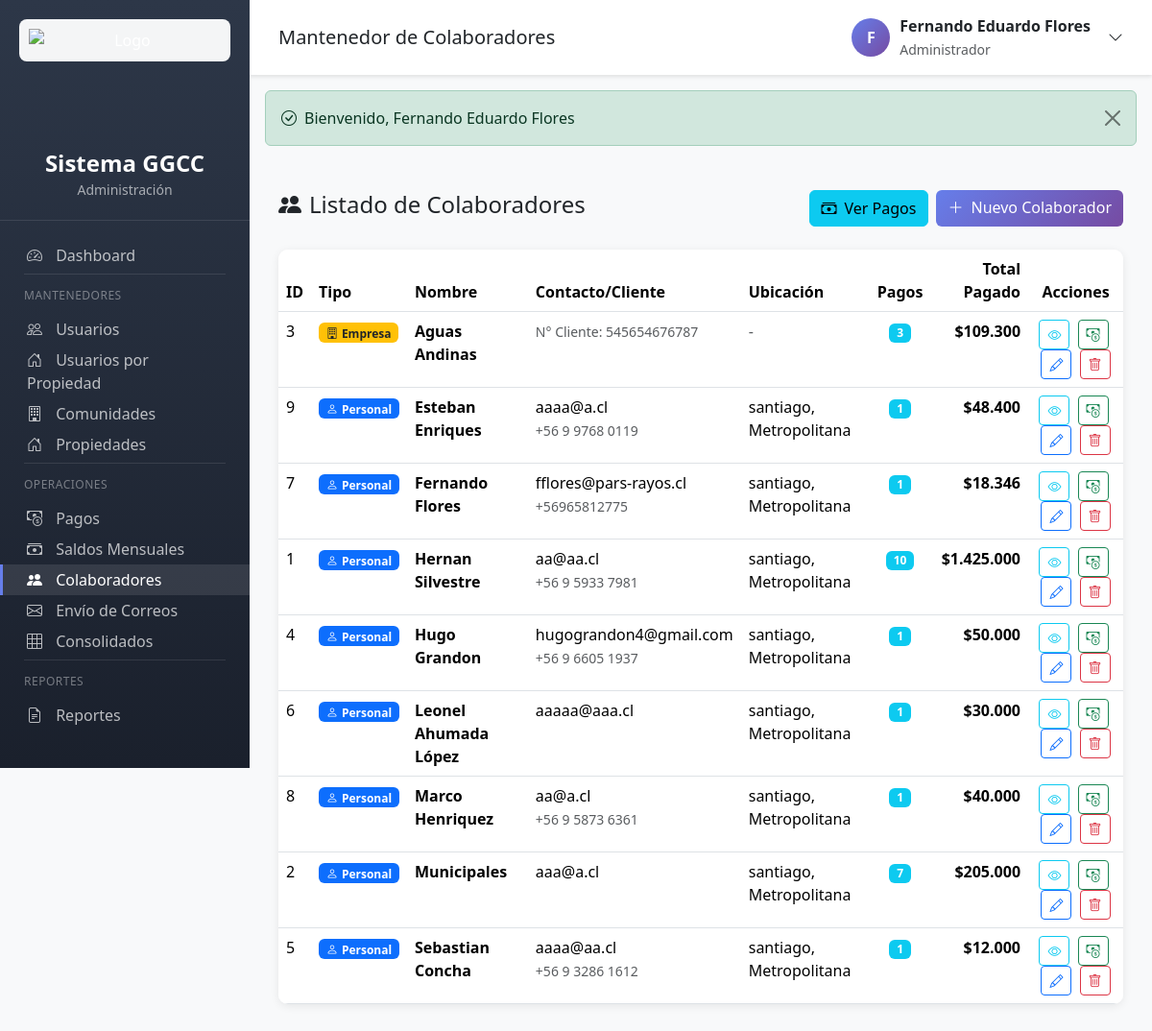
The app's page /colaboradores.php (signed in) with its own data.
### tables this page shows
CREATE TABLE `colaboradores` (
  `id` int(11) NOT NULL AUTO_INCREMENT,
  `tipo_colaborador` enum('personal','empresa') DEFAULT 'personal',
  `nombre` varchar(100) NOT NULL,
  `email` varchar(100) NOT NULL,
  `whatsapp` varchar(20) DEFAULT NULL,
  `direccion` text NOT NULL,
  `region` varchar(100) NOT NULL,
  `comuna` varchar(100) NOT NULL,
  `activo` tinyint(1) DEFAULT 1,
  `created_at` timestamp NOT NULL DEFAULT current_timestamp(),
  `updated_at` timestamp NOT NULL DEFAULT current_timestamp() ON UPDATE current_timestamp(),
  `banco` varchar(100) DEFAULT NULL,
  `tipo_cuenta` enum('corriente','vista') DEFAULT NULL,
  `numero_cuenta` varchar(50) DEFAULT NULL,
  `numero_cliente` varchar(50) DEFAULT NULL,
  PRIMARY KEY (`id`),
  KEY `idx_nombre` (`nombre`),
  KEY `idx_activo` (`activo`),
  KEY `idx_comuna` (`comuna`)
);

### app/controllers/ColaboradoresController.php (called while the page is built, shortened)
<?php
class ColaboradoresController {
    private Colaborador $colaboradorModel;
    public function __construct() {
        $this->colaboradorModel = new Colaborador();
    }
    public function index(): void {
        $pagination = getPaginationParams(20);
        $colaboradores = $this->colaboradorModel->getAllWithPagosCountPaginated($pagination['offset'], $pagination['perPage']);
        require_once VIEWS_PATH . '/colaboradores/index.php';
    }
}

### config/config.php (called while the page is built, shortened)
<?php
spl_autoload_register(function ($class) {
    $paths = [
        APP_PATH . '/controllers/',
        APP_PATH . '/models/',
        APP_PATH . '/helpers/'
    ];
    foreach ($paths as $path) {
        $file = $path . $class . '.php';
        if (file_exists($file)) {
            return;
        }
    }
});
function e(string $text): string {
    return htmlspecialchars($text, ENT_QUOTES, 'UTF-8');
}
function formatMoney(float $amount): string {
    return '$' . number_format($amount, 0, ',', '.');
}
require_once APP_PATH . '/helpers/PaginationHelper.php';

### config/database.php (called while the page is built, shortened)
<?php
class Database {
    private static ?PDO $instance = null;
    public static function getConnection(): PDO {
        if (self::$instance === null) {
            try {
                $dsn = "mysql:host=" . DB_HOST . ";dbname=" . DB_NAME . ";charset=" . DB_CHARSET;
                $options = [
                    PDO::ATTR_ERRMODE => PDO::ERRMODE_EXCEPTION,
                    PDO::ATTR_DEFAULT_FETCH_MODE => PDO::FETCH_ASSOC,
                    PDO::ATTR_EMULATE_PREPARES => false,
                    PDO::MYSQL_ATTR_INIT_COMMAND => "SET NAMES " . DB_CHARSET . " COLLATE utf8mb4_unicode_ci"
                ];
                self::$instance = new PDO($dsn, DB_USER, DB_PASS, $options);
            } catch (PDOException $e) {
                throw new Exception("Error de conexión a la base de datos: " . $e->getMessage());
            }
        }
        return self::$instance;
    }
}
function getDB(): PDO {
    return Database::getConnection();
}

### app/helpers/PaginationHelper.php (called while the page is built, shortened)
<?php
class PaginationHelper {
    public static function getParams(int $defaultPerPage = 20): array {
        $page = isset($_GET['page']) ? (int) $_GET['page'] : 1;
        $perPage = isset($_GET['per_page']) ? (int) $_GET['per_page'] : $defaultPerPage;
        $offset = ($page - 1) * $perPage;
        return [
            'page' => $page,
            'perPage' => $perPage,
            'offset' => $offset
        ];
    }
}
function getPaginationParams(int $defaultPerPage = 20): array {
    return PaginationHelper::getParams($defaultPerPage);
}

### app/models/Model.php (called while the page is built, shortened)
<?php
abstract class Model {
    public function __construct() {
        $this->db = getDB();
    }
}

### app/models/Colaborador.php (called while the page is built, shortened)
<?php
require_once __DIR__ . '/Model.php';
class Colaborador extends Model {
    protected string $table = 'colaboradores';
    public function getAllWithPagosCountPaginated(int $offset, int $limit): array {
        $sql = "SELECT c.*,
                       COUNT(pc.id) as total_pagos,
                       COALESCE(SUM(pc.monto), 0) as total_pagado
                FROM {$this->table} c
                LEFT JOIN pagos_colaboradores pc ON c.id = pc.colaborador_id
                WHERE c.activo = 1
                GROUP BY c.id
                ORDER BY c.nombre ASC
                LIMIT :limit OFFSET :offset";
        $stmt = $this->db->prepare($sql);
        $stmt->bindValue(':limit', $limit, PDO::PARAM_INT);
        $stmt->bindValue(':offset', $offset, PDO::PARAM_INT);
        $stmt->execute();
        return $stmt->fetchAll();
    }
}

### app/views/colaboradores/index.php (the view, shortened to what this page needs)
<?php
require_once __DIR__ . '/../partials/header.php';
?>
<div class="d-flex justify-content-between align-items-center mb-4">
    <h4><i class="bi bi-people-fill me-2"></i>Listado de Colaboradores</h4>
    <div class="d-flex gap-2">
        <a href="colaboradores.php?action=pagos" class="btn btn-info">
            <i class="bi bi-cash-stack me-2"></i>Ver Pagos
        </a>
        <a href="colaboradores.php?action=create" class="btn btn-primary-custom">
            <i class="bi bi-plus-lg me-2"></i>Nuevo Colaborador
        </a>
    </div>
</div>
<div class="table-container">
    <div class="table-body">
        <table class="table table-hover mb-0">
            <thead>
                <tr>
                    <th>ID</th>
                    <th>Tipo</th>
                    <th>Nombre</th>
                    <th>Contacto/Cliente</th>
                    <th>Ubicación</th>
                    <th class="text-center">Pagos</th>
                    <th class="text-end">Total Pagado</th>
                    <th class="text-center">Acciones</th>
                </tr>
            </thead>
            <tbody>
                <?php if (empty($colaboradores)): ?>
                    <tr>
                        <td colspan="8" class="text-center text-muted py-5">
                            <i class="bi bi-people display-4 d-block mb-3"></i>
                            No hay colaboradores registrados
                        </td>
                    </tr>
                <?php else: ?>
                    <?php foreach ($colaboradores as $colaborador):
                        $isEmpresa = ($colaborador['tipo_colaborador'] ?? 'personal') === 'empresa';
                        $tipoBadge = $isEmpresa ? 'bg-warning text-dark' : 'bg-primary';
                        $tipoIcon = $isEmpresa ? 'building' : 'person';
                        $tipoLabel = $isEmpresa ? 'Empresa' : 'Personal';
                    ?>
                        <tr>
                            <td><?= $colaborador['id'] ?></td>
                            <td>
                                <span class="badge <?= $tipoBadge ?>">
                                    <i class="bi bi-<?= $tipoIcon ?> me-1"></i><?= $tipoLabel ?>
                                </span>
                            </td>
                            <td>
                                <strong><?= e($colaborador['nombre']) ?></strong>
                            </td>
                            <td>
                                <?php if ($isEmpresa): ?>
                                    <small class="text-muted">N° Cliente: <?= e($colaborador['numero_cliente'] ?? 'N/A') ?></small>
                                <?php else: ?>
                                    <?= e($colaborador['email']) ?><br>
                                    <small class="text-muted"><?= e($colaborador['whatsapp']) ?></small>
                                <?php endif; ?>
                            </td>
                            <td>
                                <?php if ($isEmpresa): ?>
                                    <span class="text-muted">-</span>
                                <?php else: ?>
                                    <?= e($colaborador['comuna']) ?>, <?= e($colaborador['region']) ?>
                                <?php endif; ?>
                            </td>
                            <td class="text-center">
                                <span class="badge bg-info"><?= $colaborador['total_pagos'] ?></span>
                            </td>
                            <td class="text-end fw-bold">
                                <?= formatMoney((float)$colaborador['total_pagado']) ?>
                            </td>
                            <td class="text-center">
                                <a href="colaboradores.php?action=show&id=<?= $colaborador['id'] ?>"
                                   class="btn btn-sm btn-outline-info me-1" title="Ver Detalle">
                                    <i class="bi bi-eye"></i>
                                </a>
                                <a href="colaboradores.php?action=createPago&colaborador_id=<?= $colaborador['id'] ?>"
                                   class="btn btn-sm btn-outline-success me-1" title="Registrar Pago">
                                    <i class="bi bi-cash-coin"></i>
                                </a>
                                <a href="colaboradores.php?action=edit&id=<?= $colaborador['id'] ?>"
                                   class="btn btn-sm btn-outline-primary me-1" title="Editar">
                                    <i class="bi bi-pencil"></i>
                                </a>
                                <a href="colaboradores.php?action=delete&id=<?= $colaborador['id'] ?>"
                                   class="btn btn-sm btn-outline-danger"
                                   title="Eliminar"
                                   onclick="return confirm('¿Está seguro de eliminar este colaborador?')">
                                    <i class="bi bi-trash"></i>
                                </a>
                            </td>
                        </tr>
                    <?php endforeach; ?>
                <?php endif; ?>
            </tbody>
        </table>
    </div>
</div>
<?php require_once __DIR__ . '/../partials/footer.php'; ?>

### app/views/partials/header.php (style rules this page uses)
:root { --sidebar-width: 260px; --primary-color: #667eea; --secondary-color: #764ba2; }
body { background-color: #f8f9fa; }
.table-container { background: white; border-radius: 10px; box-shadow: 0 2px 10px rgba(0,0,0,0.08); overflow: hidden; }
.table-container .table-body { padding: 0; }
.btn-primary-custom { background: linear-gradient(135deg, #667eea 0%, #764ba2 100%); border: none; color: white; }

### records on screen
colaboradores: id "3", tipo_colaborador "Empresa", nombre "Aguas Andinas", numero_cliente "545654676787", total_pagos "3", total_pagado "$109.300"
colaboradores: id "9", tipo_colaborador "Personal", nombre "Esteban Enriques", email "aaaa@a.cl", whatsapp "+56 9 9768 0119", comuna "santiago", region "Metropolitana", total_pagos "1", total_pagado "$48.400"
colaboradores: id "7", tipo_colaborador "Personal", nombre "Fernando Flores", email "fflores@pars-rayos.cl", whatsapp "+56965812775", comuna "santiago", region "Metropolitana", total_pagos "1", total_pagado "$18.346"
colaboradores: id "1", tipo_colaborador "Personal", nombre "Hernan Silvestre", email "aa@aa.cl", whatsapp "+56 9 5933 7981", comuna "santiago", region "Metropolitana", total_pagos "10", total_pagado "$1.425.000"
colaboradores: id "4", tipo_colaborador "Personal", nombre "Hugo Grandon", email "hugograndon4@gmail.com", whatsapp "+56 9 6605 1937", comuna "santiago", region "Metropolitana", total_pagos "1", total_pagado "$50.000"
colaboradores: id "6", tipo_colaborador "Personal", nombre "Leonel Ahumada López", email "aaaaa@aaa.cl", comuna "santiago", region "Metropolitana", total_pagos "1", total_pagado "$30.000"
colaboradores: id "8", tipo_colaborador "Personal", nombre "Marco Henriquez", email "aa@a.cl", whatsapp "+56 9 5873 6361", comuna "santiago", region "Metropolitana", total_pagos "1", total_pagado "$40.000"
colaboradores: id "2", tipo_colaborador "Personal", nombre "Municipales", email "aaa@a.cl", comuna "santiago", region "Metropolitana", total_pagos "7", total_pagado "$205.000"
colaboradores: id "5", tipo_colaborador "Personal", nombre "Sebastian Concha", email "aaaa@aa.cl", whatsapp "+56 9 3286 1612", comuna "santiago", region "Metropolitana", total_pagos "1", total_pagado "$12.000"

### other values on screen
APP_NAME "Sistema GGCC"
$title "Mantenedor de Colaboradores"
substr($_SESSION['user_nombre'] ?? 'A', 0, 1) "F"
$_SESSION['user_nombre'] "Fernando Eduardo Flores"
$_SESSION['user_rol'] "Administrador"
$success "Bienvenido, Fernando Eduardo Flores"
